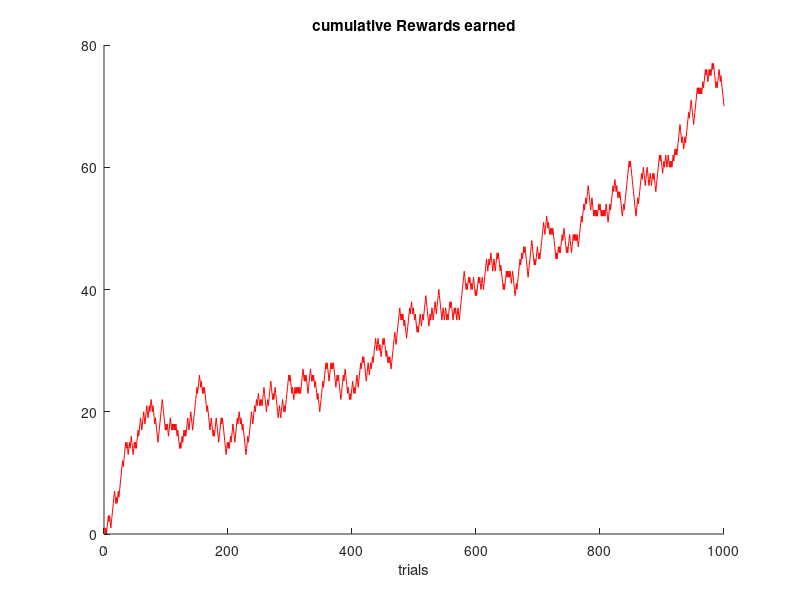
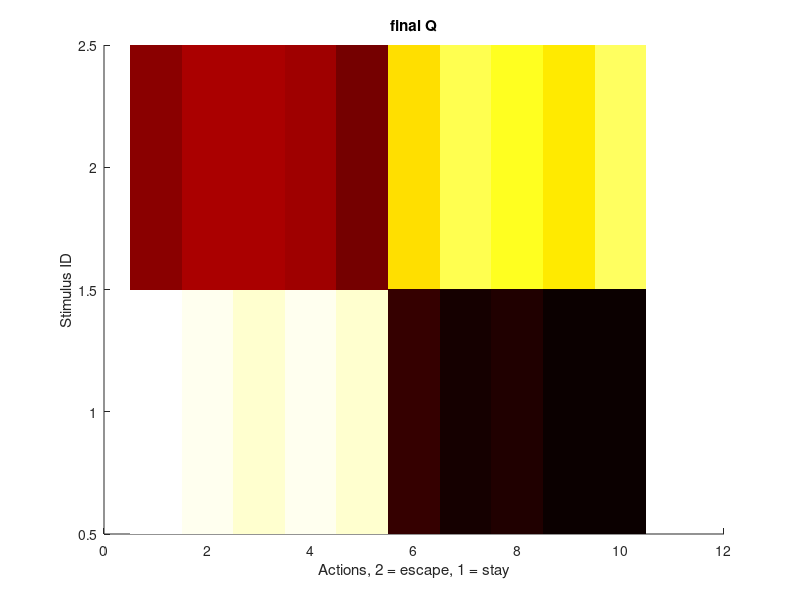
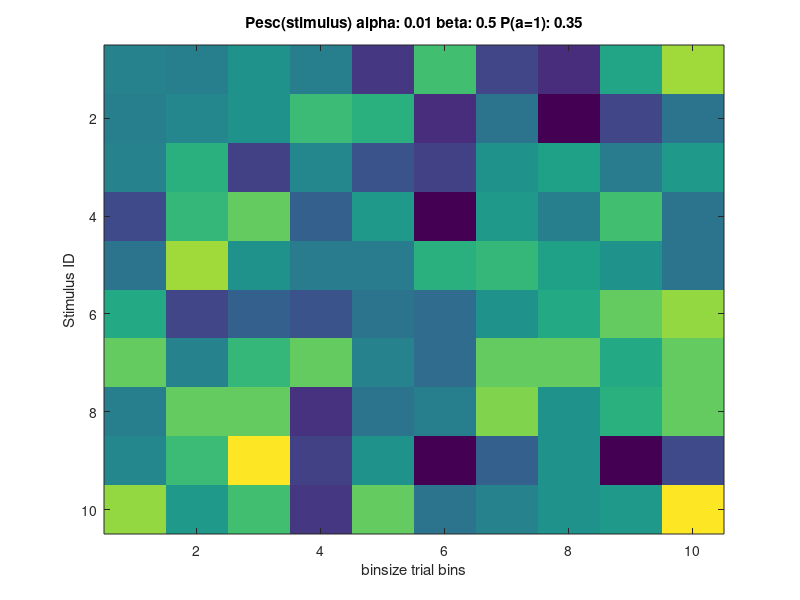
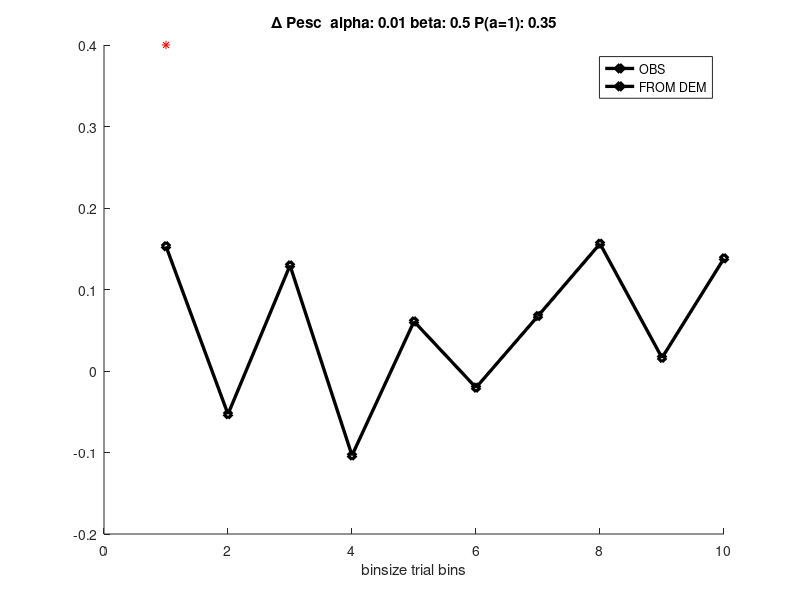

Here is the MATLAB script that generated these plots, in order:
%Discrete case
%Observer Learns by policy evaluation and improvement

clc
clear
close all

%number of stimuli
Ns = 10;
%number of actions
Na = 2;

ntrials = 1000;
binsize = 100;

%parameters
alpha = 0.01; %sarsa learning rate
beta = 0.5; %inverse temperature
Pescape = [0.65; 0.35]; %prior probability of escape

%policy from demonstrator  P(a|s)
pid_as = nan(Na,Ns);
%For two action case : index 1 is stay, 2 is leave
pid_as(1,:) = [0.9*ones(1,Ns/2),0.5*ones(1,Ns/2)];
pid_as(2,:) = 1 - pid_as(1,:);
%initialize your own policy to demonstrator
pio = pid_as;

initialdpnp = mean(pid_as(2,Ns/2 + 1:end)) - mean(pid_as(2,1:Ns/2));


%initialize data arrays
x = nan(1,ntrials); %stimuli
a = nan(1,ntrials); %action
S = zeros(1,Ns); %count of trials per stimulus (gets refreshed every 100 trials)
A = zeros(1,Ns); %count of escapes per stimulus
R = nan(1,ntrials); P = nan(2,ntrials);
K = S;

Q = zeros(Na,Ns);


%Pesc
PESC = nan(ntrials/100,Ns);
dpnp = nan(ntrials/100,2);
error = nan(1,ntrials);

updates=0; %number of times the policy is updated 
l = 1;

for ii = 1:ntrials
    
    %choose stimulus
    h = randi(Ns);
    x(ii) = h;     
    
    %dummy variables
    S(h) = S(h)+1;
    K(h) = K(h)+1; 
    
    %choose stochastic action according to pid
    a(ii) = 1 + double(pio(2,h)> rand);
    
    
    %for greedy action:
    %[~,a(ii)] = max(pio(:,h));
        
    if a(ii)==2
        A(h) = A(h)+1;
    end
    
        %collect reward
    if (h <= Ns/2 && a(ii)==2)  %this is escape when no puff
        
        r = -1;
    elseif (h <= Ns/2 && a(ii)==1) % this is stay when no puff
        r = 1;
    elseif (h > Ns/2 && a(ii)==2) %this is escape when puff
        r = 1;
    elseif (h > Ns/2 && a(ii)==1)
        r = -1;             % this is stay when puff 
    end
    
    R(ii) = r;
    %Q iteration
    Q(a(ii),h) = Q(a(ii),h) + alpha*(r - Q(a(ii),h));
    
    %squared bellman error
    error(ii) = (r-Q(a(ii),h)).^2;
    
    if rem(ii,100)==0
        PESC(l,:) = A./S;  %probability of escape
        dpnp(l,1) = mean(PESC(l,Ns/2 + 1:end)) - mean(PESC(l,1:Ns/2));
        A = zeros(1,Ns); S = A;
        l=l+1;
    end
    
    %update pio if each state is visited atleast once
    if sum(K>=ones(size(K)))==length(K)
        for jj=1:Ns
            p = exp(beta*Q(:,jj)).*Pescape;
            pio(:,jj) = p/sum(p);
        end
        K(:)=0;
        updates = updates+1;
    end
            
    fprintf('\n %f percent done .... \n',ii*100/ntrials)
end

figure(11);hold on;plot(cumsum(R),'r');title 'cumulative Rewards earned'; xlabel 'trials';
figure(22);hold on;imagesc(Q);colormap(hot); title 'final Q'; ylabel 'Stimulus ID';
xlabel 'Actions, 2 = escape, 1 = stay';

figure(33);imagesc(PESC'); ylabel 'Stimulus ID'; xlabel 'binsize trial bins';
title(['Pesc(stimulus) alpha: ' num2str(alpha) ' beta: ' num2str(beta) ' P(a=1): ' num2str(Pescape(2))]);

figure(44);hold on;plot(dpnp,'-dk','LineWidth',2.4);xlabel 'binsize trial bins';
tt = nan(length(dpnp),1); tt(1)= initialdpnp;
hold on;plot(tt,'*r');
title(['\Delta Pesc  alpha: ' num2str(alpha) ' beta: ' num2str(beta) ' P(a=1): ' num2str(Pescape(2))]);
legend('OBS','FROM DEM');
tt = mean(PESC(end-5:end,:)); tt = tt(:);
figure(55);plot([tt(1:Ns/2) ;  nan(Ns/2,1)],'-db','LineWidth',2.4); 
hold on; plot([nan(Ns/2,1); tt(Ns/2 + 1:end)],'-dr','LineWidth',2.4); ylim([0 1]);
title(['Pesc(stimulus) at end, alpha: ' num2str(alpha) ' beta: ' num2str(beta) ' P(a=1): ' num2str(Pescape(2))]);

xlabel 'Stimulus ID';  ylabel 'Pesc';


if 0
    h1 = figure(33);
    saveas(h1,'C:\Users\songbird\Dropbox\Q learning agent\OBS_PESC','bmp');
    h2 = figure(44);
    saveas(h2,'C:\Users\songbird\Dropbox\Q learning agent\OBS_dpnp','bmp');
    h3 = figure(55);
    saveas(h3,'C:\Users\songbird\Dropbox\Q learning agent\OBS_Pesc(stimulus)','bmp');
end